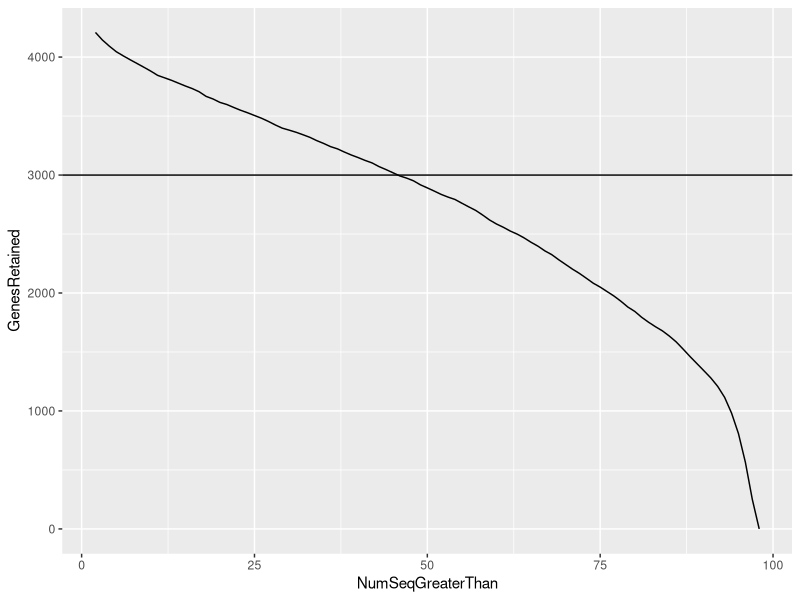
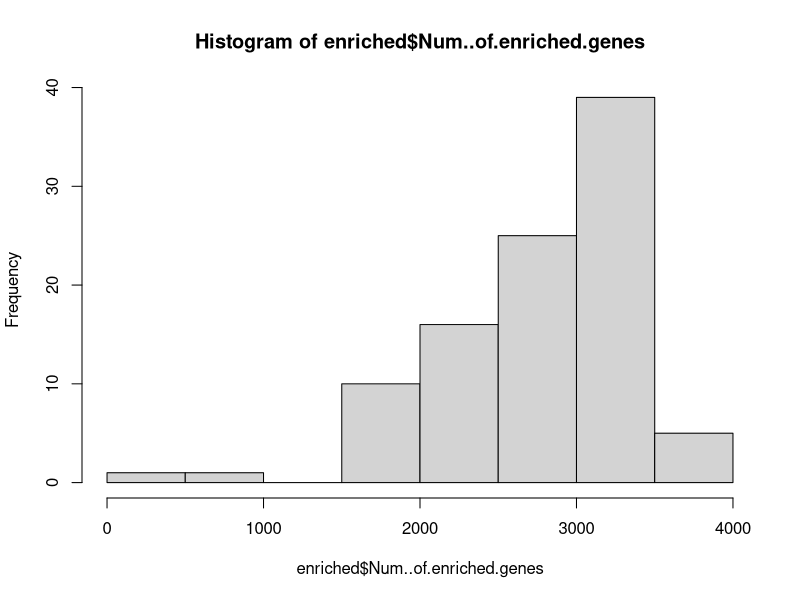

Recreate these plots in R, in order.
## ---- chunk 1
library(tidyverse)
sequences <- read.csv("../2_assemble_result_supp/4284 documents from nf.csv")
## ---- chunk 2
head(sequences)
## ---- chunk 3
sequences$seq.num <- as.factor(sequences$X..Sequences)
length(levels(sequences$seq.num))
range(sequences$X..Sequences)
## ---- chunk 4
seq.counts <- as.data.frame(matrix(NA, nrow = 0, ncol = 2))
for (i in 2:98){
  test.dat <- sequences %>% filter(X..Sequences > i) %>% count()
  row.dat <- c(i,test.dat$n)
  seq.counts <- rbind(seq.counts, row.dat)
}
colnames(seq.counts) <- c("NumSeqGreaterThan", "GenesRetained")
head(seq.counts)
tail(seq.counts)
## ---- chunk 5
ggplot(seq.counts) + geom_line(aes(x = NumSeqGreaterThan, y = GenesRetained)) + geom_hline(yintercept = 3000)
## ---- chunk 6
45/98
98*.5
69/98
98*.7
## ---- chunk 7
enriched <- read.csv("../2_assemble_result_supp/enriched_gene.csv")
hist(enriched$Num..of.enriched.genes)
enriched %>% filter(Num..of.enriched.genes <= 1000)
